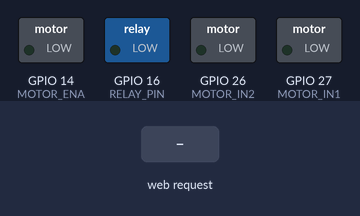
Bench run of a sketch on a simulated ESP32. Shown: switched loads named in the sketch (green lamp = pin HIGH). The inputs (shaded band) are chosen by the test bench. WiFi joins after 1.5 s; servers stay silent unless stated; what the sketch prints to the serial monitor is not drawn.

Above: at 2.7 s.
2.8 s: HTTP request GET /relay/on received
At 4.0 s:
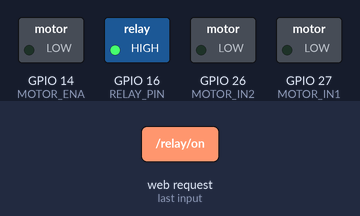
4.3 s: HTTP request GET /setSpeed?value=1 received
At 5.4 s:
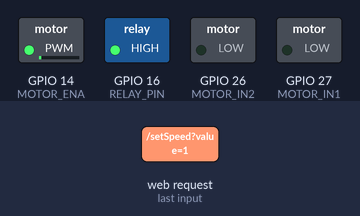
5.8 s: HTTP request GET /relay/off received
At 6.5 s:
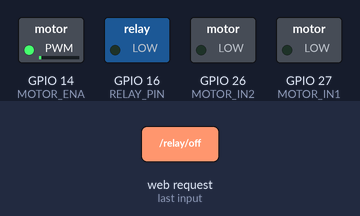
7.3 s: HTTP request GET /setSpeed?value=120 received
At 7.6 s:
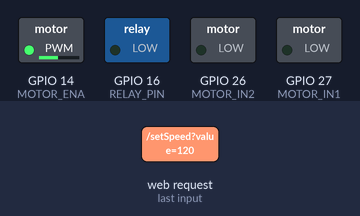
8.8 s: HTTP request GET /relay/on?value=1 received
At 10.0 s:
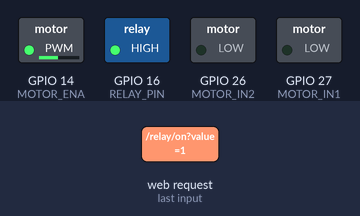
10.3 s: HTTP request GET /relay/off?value=1 received
At 11.1 s:
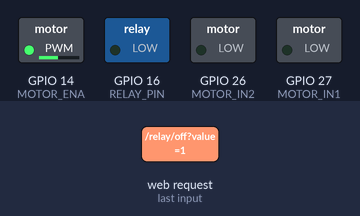
Timing chart, 0 to 12.8 s (numbered marks = the images above; inputs shaded):
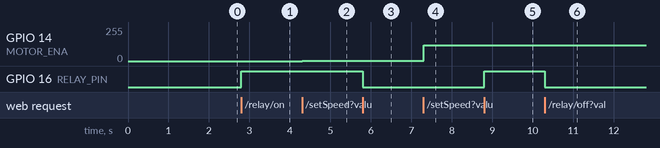

The sketch:

actuator.ino
```cpp
#include <WiFi.h>
#include <ESPAsyncWebServer.h>

// Replace with your network credentials
const char* ssid = "ecopeace";
const char* password = "ecopeace123";

// Define GPIO pins
#define RELAY_PIN 16     // Relay control pin
#define MOTOR_ENA 14     // Motor speed control (PWM)
#define MOTOR_IN1 27     // Motor direction control 1
#define MOTOR_IN2 26     // Motor direction control 2

// Default motor speed
int motorSpeed = 0;

// Create an instance of the server
AsyncWebServer server(80);

void setup() {
  Serial.begin(115200);

  // Initialize Relay and Motor pins
  pinMode(RELAY_PIN, OUTPUT);
  pinMode(MOTOR_IN1, OUTPUT);
  pinMode(MOTOR_IN2, OUTPUT);
  pinMode(MOTOR_ENA, OUTPUT);

  // Set initial state
  digitalWrite(RELAY_PIN, LOW);          // Relay off by default
  analogWrite(MOTOR_ENA, motorSpeed);   // Motor speed set to 0

  // Connect to Wi-Fi
  WiFi.begin(ssid, password);
  while (WiFi.status() != WL_CONNECTED) {
    delay(500);
    Serial.print(".");
  }
  Serial.println("Connected to Wi-Fi");
  Serial.print("IP Address: ");
  Serial.println(WiFi.localIP());

  // Serve the web page
  server.on("/", HTTP_GET, [](AsyncWebServerRequest *request){
    String html = "<html><body>";
    html += "<h1>ESP32 Motor Control</h1>";
    html += "<div style='float:left; width:50%;'>";
    html += "<h2>Relay Control</h2>";
    html += "<button onclick=\"location.href='/relay/on'\">Relay On</button><br>";
    html += "<button onclick=\"location.href='/relay/off'\">Relay Off</button><br>";
    html += "</div>";
    html += "<div style='float:right; width:50%;'>";
    html += "<h2>Motor Speed Control</h2>";
    html += "<input type='number' id='speed' name='speed' min='0' max='255' value='0'>";
    html += "<button onclick=\"setSpeed()\">Set Speed</button><br>";
    html += "<p>Current Speed: <span id='currentSpeed'>" + String(motorSpeed) + "</span></p>";
    html += "<script>";
    html += "function setSpeed() {";
    html += "  var speed = document.getElementById('speed').value;";
    html += "  fetch('/setSpeed?value=' + speed).then(response => response.text()).then(data => {";
    html += "    document.getElementById('currentSpeed').innerText = speed;";
    html += "  });";
    html += "}";
    html += "</script>";
    html += "</div>";
    html += "</body></html>";
    request->send(200, "text/html", html);
  });

  // Handle Relay Control
  server.on("/relay/on", HTTP_GET, [](AsyncWebServerRequest *request){
    digitalWrite(RELAY_PIN, HIGH); // Turn relay on
    request->send(200, "text/html", "Relay is ON. <a href='/'>Back</a>");
  });

  server.on("/relay/off", HTTP_GET, [](AsyncWebServerRequest *request){
    digitalWrite(RELAY_PIN, LOW); // Turn relay off
    request->send(200, "text/html", "Relay is OFF. <a href='/'>Back</a>");
  });

  // Handle Motor Speed Control
  server.on("/setSpeed", HTTP_GET, [](AsyncWebServerRequest *request){
    String speedStr = request->getParam("value")->value();
    motorSpeed = speedStr.toInt();
    if (motorSpeed < 0) motorSpeed = 0;
    if (motorSpeed > 255) motorSpeed = 255;
    analogWrite(MOTOR_ENA, motorSpeed); // Set motor speed
    request->send(200, "text/plain", String(motorSpeed));
  });

  // Start the server
  server.begin();
}

void loop() {
  // No need to do anything here, everything is handled by the server
}
```

Measured:
- after the input at 2.8 s, GPIO 16 (RELAY_PIN): LOW → HIGH at once
- after the input at 4.3 s, GPIO 14 (MOTOR_ENA): 0/255 → 1/255 at once
- after the input at 5.8 s, GPIO 16 (RELAY_PIN): HIGH → LOW at once
- after the input at 7.3 s, GPIO 14 (MOTOR_ENA): 1/255 → 120/255 at once
- after the input at 8.8 s, GPIO 16 (RELAY_PIN): LOW → HIGH at once
- after the input at 10.3 s, GPIO 16 (RELAY_PIN): HIGH → LOW at once
